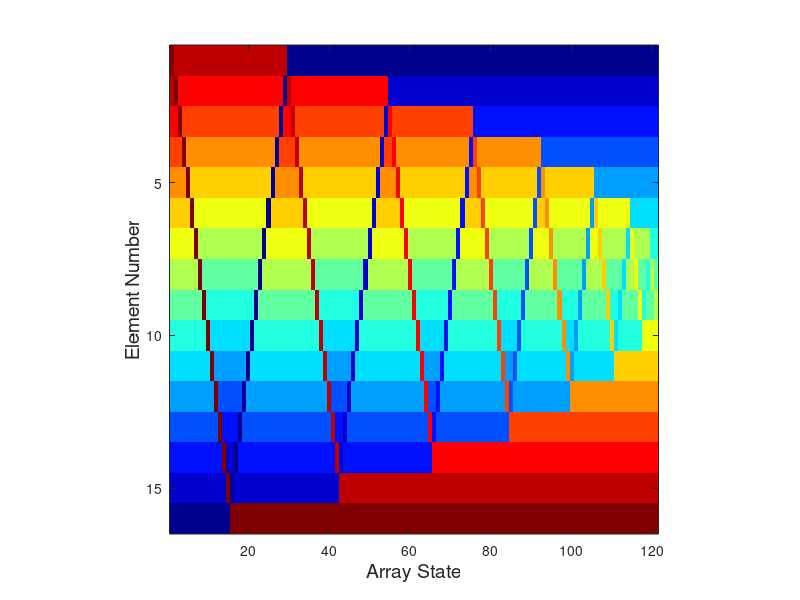

MATLAB code to generate this figure:
%%%%%%%%%%%%%%%%%%%%%%%%%%%%%%%%%%%%%%%%%%%%%%%%%%%%%%%%%%%%%%%%%%%%%%%%%%%
% Title: Shaker Sort Algorithm Visualisation for Reversed Arrays
% Author:
% Rev Date: 
%%%%%%%%%%%%%%%%%%%%%%%%%%%%%%%%%%%%%%%%%%%%%%%%%%%%%%%%%%%%%%%%%%%%%%%%%%%
clear all;
close all;
clc;
N = 16; % Length of array to be sorted
V = N:-1:1; % Generate an array containing integers from N down to 1
changeNumber = 1;
arrayState(1:N,changeNumber) = V;
changeNumber = changeNumber + 1;
isSorted = false;
secondlastUnknownPos = numel(V)-1;
currentPos = 0;
while(~isSorted)
    % Forward bubble sort 
    isSorted = true;
    currentPos = currentPos + 1;    
    for i = currentPos:secondlastUnknownPos
        if(V(i)>V(i+1))
            temp = V(i);
            V(i) = V(i+1);
            V(i+1) = temp;
            isSorted = false;
            arrayState(1:N,changeNumber) = V;
            changeNumber = changeNumber + 1;
        end % if
    end % for
    if isSorted == false
        % Backwards bubble sort 
        isSorted = true;
        secondlastUnknownPos = secondlastUnknownPos - 1;
        for i = secondlastUnknownPos:-1:currentPos
            if(V(i)>V(i+1))
                temp = V(i);
                V(i) = V(i+1);
                V(i+1) = temp;
                isSorted = false;
                arrayState(1:N,changeNumber) = V;
                changeNumber = changeNumber + 1;
            end % if
        end
    end
end % while

figure;
imagesc(arrayState);
axis square;
colormap jet;
ylabel('Element Number','FontSize',14);
xlabel('Array State','FontSize',14);
% Store High-resolution Image Suitable for use in Reports
print -f1 -r300 -dbmp shakerSortVisualisation.bmp